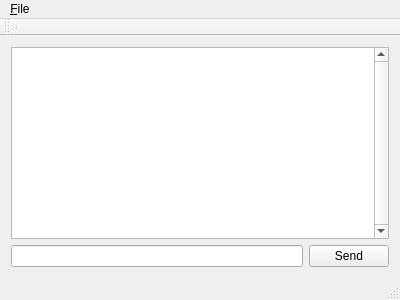
<?xml version="1.0" encoding="UTF-8"?>
<ui version="4.0">
 <class>MainWindow</class>
 <widget class="QMainWindow" name="MainWindow">
  <property name="geometry">
   <rect>
    <x>0</x>
    <y>0</y>
    <width>400</width>
    <height>300</height>
   </rect>
  </property>
  <property name="windowTitle">
   <string>Serman</string>
  </property>
  <widget class="QWidget" name="centralWidget">
   <layout class="QGridLayout" name="gridLayout_2">
    <item row="0" column="0">
     <layout class="QGridLayout" name="gridLayout">
      <item row="2" column="0">
       <widget class="QLineEdit" name="cmdLineEdit"/>
      </item>
      <item row="2" column="1">
       <widget class="QPushButton" name="sendButton">
        <property name="text">
         <string>Send</string>
        </property>
       </widget>
      </item>
      <item row="0" column="0" colspan="2">
       <widget class="QTextEdit" name="logEdit">
        <property name="verticalScrollBarPolicy">
         <enum>Qt::ScrollBarAlwaysOn</enum>
        </property>
        <property name="sizeAdjustPolicy">
         <enum>QAbstractScrollArea::AdjustToContentsOnFirstShow</enum>
        </property>
        <property name="readOnly">
         <bool>true</bool>
        </property>
       </widget>
      </item>
     </layout>
    </item>
   </layout>
  </widget>
  <widget class="QMenuBar" name="menuBar">
   <property name="geometry">
    <rect>
     <x>0</x>
     <y>0</y>
     <width>400</width>
     <height>19</height>
    </rect>
   </property>
   <widget class="QMenu" name="menu_File">
    <property name="title">
     <string>&amp;File</string>
    </property>
    <addaction name="actionConnect"/>
    <addaction name="actionDisconnect"/>
   </widget>
   <addaction name="menu_File"/>
  </widget>
  <widget class="QToolBar" name="mainToolBar">
   <attribute name="toolBarArea">
    <enum>TopToolBarArea</enum>
   </attribute>
   <attribute name="toolBarBreak">
    <bool>false</bool>
   </attribute>
   <addaction name="separator"/>
  </widget>
  <widget class="QStatusBar" name="statusBar"/>
  <action name="actionConnect">
   <property name="text">
    <string>&amp;Connect</string>
   </property>
   <property name="shortcut">
    <string>Ctrl+O</string>
   </property>
  </action>
  <action name="actionDisconnect">
   <property name="text">
    <string>&amp;Disconnect</string>
   </property>
   <property name="shortcut">
    <string>Ctrl+X</string>
   </property>
  </action>
 </widget>
 <layoutdefault spacing="6" margin="11"/>
 <resources/>
 <connections/>
</ui>
